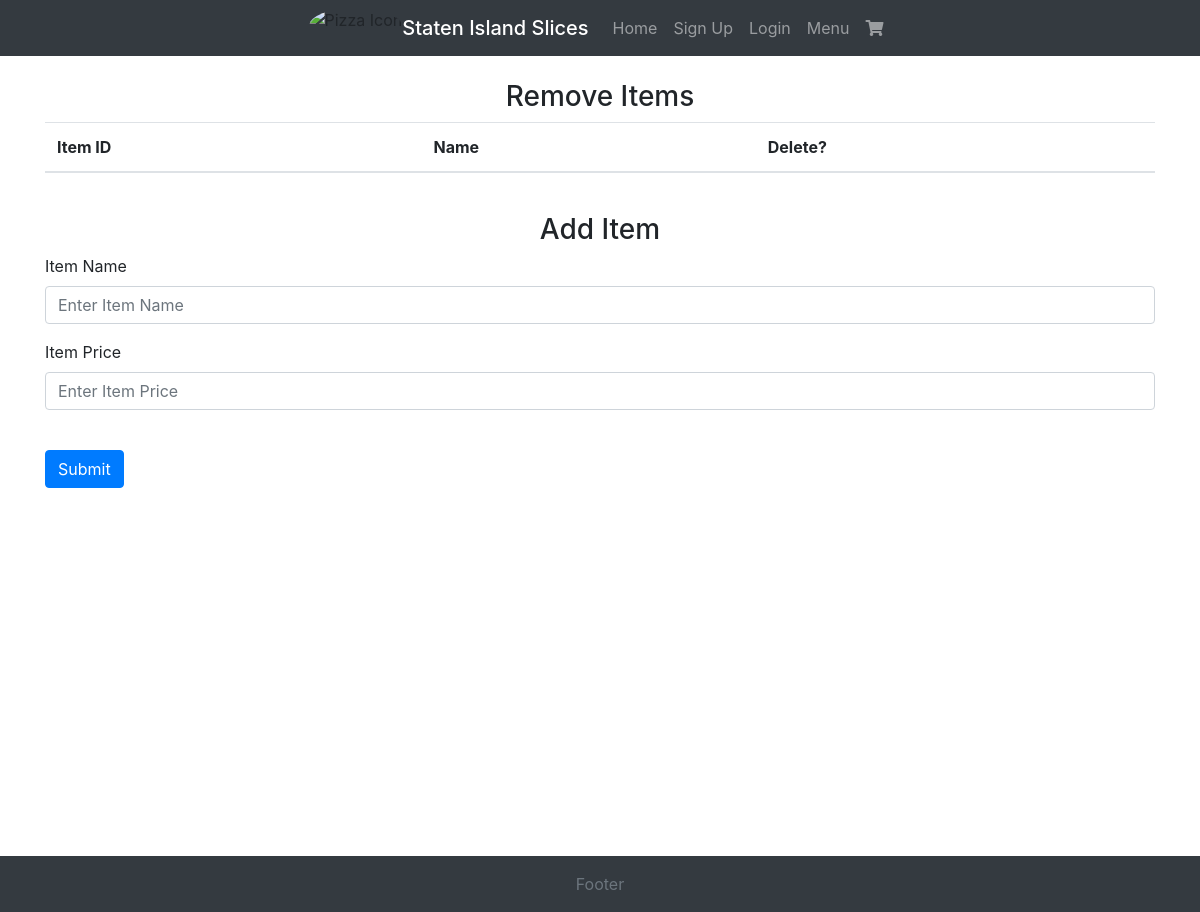
The page /admin on the database as committed earlier.
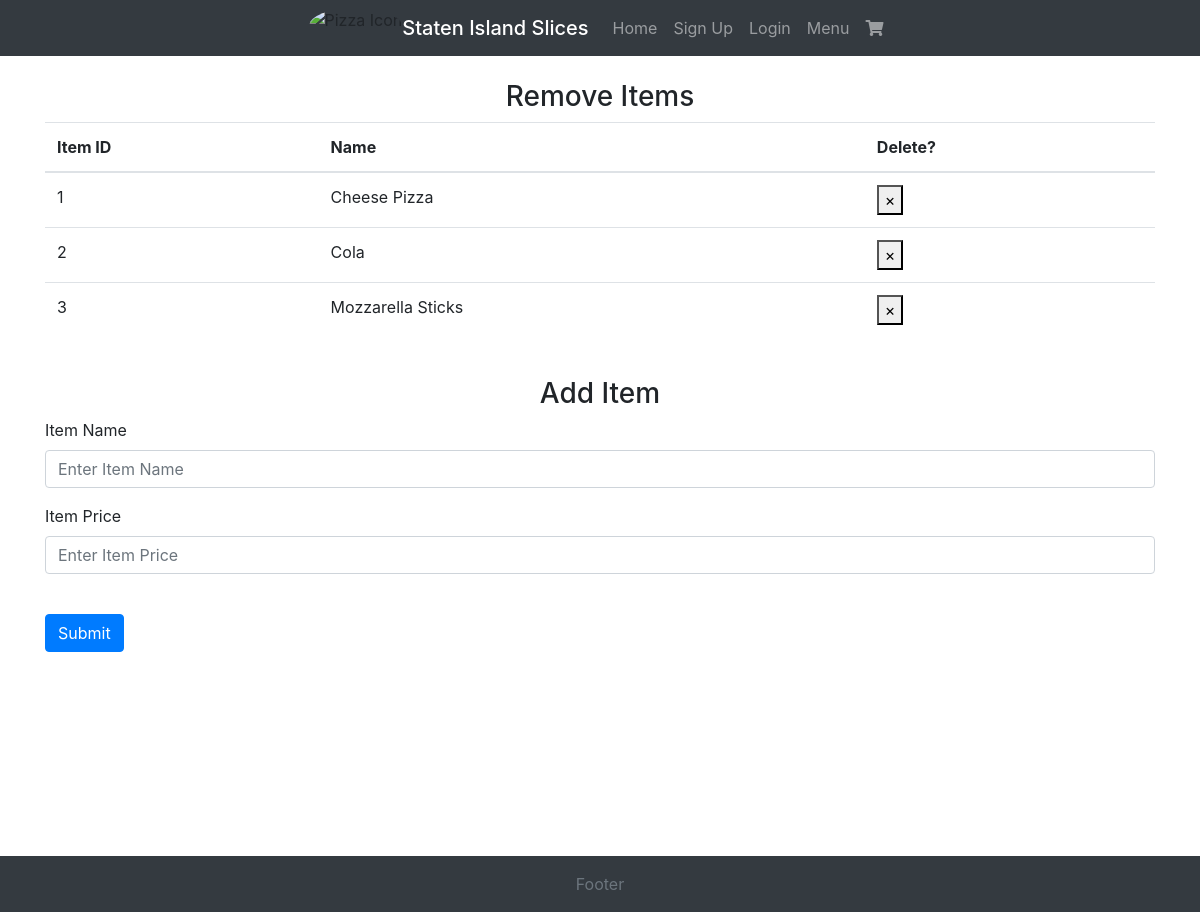
The same page on the database as committed later.
### Website/models.py (models this page shows, shortened)
class Item(db.Model):
    id = db.Column(db.Integer, primary_key=True)
    name = db.Column(db.String(255))
    price = db.Column(db.Float)
    calories = db.Column(db.Integer)

### Website/auth.py (the view, shortened to what this page needs)
@auth.route("/admin", methods=["GET", "POST"])
def admin():
    curr_items = Item.query.with_entities(Item.id, Item.name, Item.price).all()
    return render_template("admin.html", items=curr_items, user=current_user)

### Website/templates/admin.html (shortened to what this page needs)
{% extends "base.html" %} {%block title%} Admin View{% endblock %} {% block
  content %}
  <head>
  </head>
  <br>
  <h3 align="center">Remove Items</h3>
  <table class="table">
    <thead>
      <tr>
        <th>Item ID</th>
        <th>Name</th>
        <th>Delete?</th>
      </tr>
    </thead>
    <tbody>
      {% for item in items %}
      <tr>
        <td>{{ item.id }}</td>
        <td>{{ item.name }}</td>
        <td>
            <form action= '/admin_delete_item/{{ item.id }}' method="POST">
                <button>&times;</button>
            </form>
        </td>
      </tr>
      {% endfor %}
    </tbody>
  </table>
  <br>
  <form method="POST">
    <h3 align="center">Add Item</h3>
    <div class="form-group">
      <label for="itemName">Item Name</label>
      <input
        type="text"
        class="form-control"
        id="itemName"
        name="itemName"
        placeholder="Enter Item Name"
      />
    </div>
    <div class="form-group">
      <label for="itemPrice">Item Price</label>
      <input
        type="text"
        class="form-control"
        id="itemPrice"
        name="itemPrice"
        placeholder="Enter Item Price"
      />
    </div>
    <br />
    <button type="submit" class="btn btn-primary">Submit</button>
  </form>
  {% endblock %}

Rows that differ between the two databases and show on the page:
added Item: id "1", name "Cheese Pizza"
added Item: id "2", name "Cola"
added Item: id "3", name "Mozzarella Sticks"
